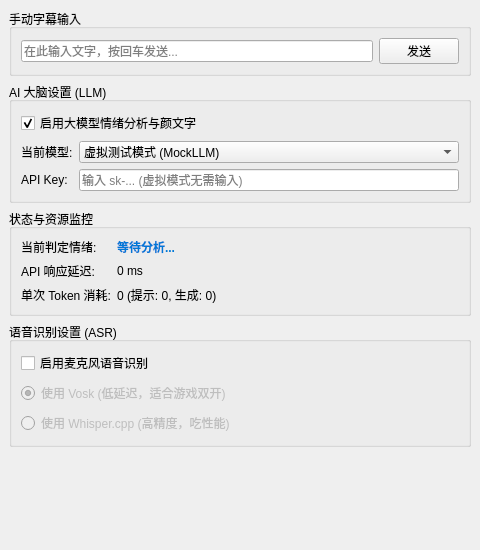
<?xml version="1.0" encoding="UTF-8"?>
<ui version="4.0">
	<class>MainWindow</class>
	<widget class="QMainWindow" name="MainWindow">
		<property name="geometry">
			<rect>
				<x>0</x>
				<y>0</y>
				<width>480</width>
				<height>550</height>
			</rect>
		</property>
		<property name="windowTitle">
			<string>Kotocord - 核心控制台</string>
		</property>
		<widget class="QWidget" name="centralwidget">
			<layout class="QVBoxLayout" name="verticalLayout">

				<item>
					<widget class="QGroupBox" name="groupBoxInput">
						<property name="title">
							<string>手动字幕输入</string>
						</property>
						<layout class="QHBoxLayout" name="horizontalLayout">
							<item>
								<widget class="QLineEdit" name="inputBox">
									<property name="placeholderText">
										<string>在此输入文字，按回车发送...</string>
									</property>
								</widget>
							</item>
							<item>
								<widget class="QPushButton" name="btnSend">
									<property name="text">
										<string>发送</string>
									</property>
								</widget>
							</item>
						</layout>
					</widget>
				</item>

				<item>
					<widget class="QGroupBox" name="groupBoxLLM">
						<property name="title">
							<string>AI 大脑设置 (LLM)</string>
						</property>
						<layout class="QFormLayout" name="formLayoutLLM">
							<item row="0" column="0" colspan="2">
								<widget class="QCheckBox" name="chkEnableLLM">
									<property name="text">
										<string>启用大模型情绪分析与颜文字</string>
									</property>
									<property name="checked">
										<bool>true</bool>
									</property>
								</widget>
							</item>
							<item row="1" column="0">
								<widget class="QLabel" name="labelModel">
									<property name="text">
										<string>当前模型:</string>
									</property>
								</widget>
							</item>
							<item row="1" column="1">
								<widget class="QComboBox" name="comboModel">
									<item>
										<property name="text">
											<string>虚拟测试模式 (MockLLM)</string>
										</property>
									</item>
									<item>
										<property name="text">
											<string>DeepSeek V3 (云端)</string>
										</property>
									</item>
								</widget>
							</item>
							<item row="2" column="0">
								<widget class="QLabel" name="labelApiKey">
									<property name="text">
										<string>API Key:</string>
									</property>
								</widget>
							</item>
							<item row="2" column="1">
								<widget class="QLineEdit" name="inputApiKey">
									<property name="echoMode">
										<enum>QLineEdit::Password</enum>
									</property>
									<property name="placeholderText">
										<string>输入 sk-... (虚拟模式无需输入)</string>
									</property>
								</widget>
							</item>
						</layout>
					</widget>
				</item>

				<item>
					<widget class="QGroupBox" name="groupBoxMonitor">
						<property name="title">
							<string>状态与资源监控</string>
						</property>
						<layout class="QFormLayout" name="formLayoutMonitor">
							<item row="0" column="0">
								<widget class="QLabel" name="labelEmotionTitle">
									<property name="text">
										<string>当前判定情绪:</string>
									</property>
								</widget>
							</item>
							<item row="0" column="1">
								<widget class="QLabel" name="lblCurrentEmotion">
									<property name="text">
										<string>等待分析...</string>
									</property>
									<property name="font">
										<font>
											<weight>75</weight>
											<bold>true</bold>
										</font>
									</property>
									<property name="styleSheet">
										<string>color: #0078D7;</string>
									</property>
								</widget>
							</item>
							<item row="1" column="0">
								<widget class="QLabel" name="labelLatencyTitle">
									<property name="text">
										<string>API 响应延迟:</string>
									</property>
								</widget>
							</item>
							<item row="1" column="1">
								<widget class="QLabel" name="lblLatency">
									<property name="text">
										<string>0 ms</string>
									</property>
								</widget>
							</item>
							<item row="2" column="0">
								<widget class="QLabel" name="labelTokenTitle">
									<property name="text">
										<string>单次 Token 消耗:</string>
									</property>
								</widget>
							</item>
							<item row="2" column="1">
								<widget class="QLabel" name="lblTokens">
									<property name="text">
										<string>0 (提示: 0, 生成: 0)</string>
									</property>
								</widget>
							</item>
						</layout>
					</widget>
				</item>

				<item>
					<widget class="QGroupBox" name="groupBoxASR">
						<property name="title">
							<string>语音识别设置 (ASR)</string>
						</property>
						<layout class="QVBoxLayout" name="verticalLayout_3">
							<item>
								<widget class="QCheckBox" name="chkEnableASR">
									<property name="text">
										<string>启用麦克风语音识别</string>
									</property>
								</widget>
							</item>
							<item>
								<widget class="QRadioButton" name="radioVosk">
									<property name="text">
										<string>使用 Vosk (低延迟，适合游戏双开)</string>
									</property>
									<property name="checked">
										<bool>true</bool>
									</property>
									<property name="enabled">
										<bool>false</bool>
									</property>
								</widget>
							</item>
							<item>
								<widget class="QRadioButton" name="radioWhisper">
									<property name="text">
										<string>使用 Whisper.cpp (高精度，吃性能)</string>
									</property>
									<property name="enabled">
										<bool>false</bool>
									</property>
								</widget>
							</item>
						</layout>
					</widget>
				</item>

				<item>
					<spacer name="verticalSpacer">
						<property name="orientation">
							<enum>Qt::Vertical</enum>
						</property>
						<property name="sizeHint" stdset="0">
							<size>
								<width>20</width>
								<height>40</height>
							</size>
						</property>
					</spacer>
				</item>
			</layout>
		</widget>
	</widget>
	<resources/>
	<connections/>
</ui>
